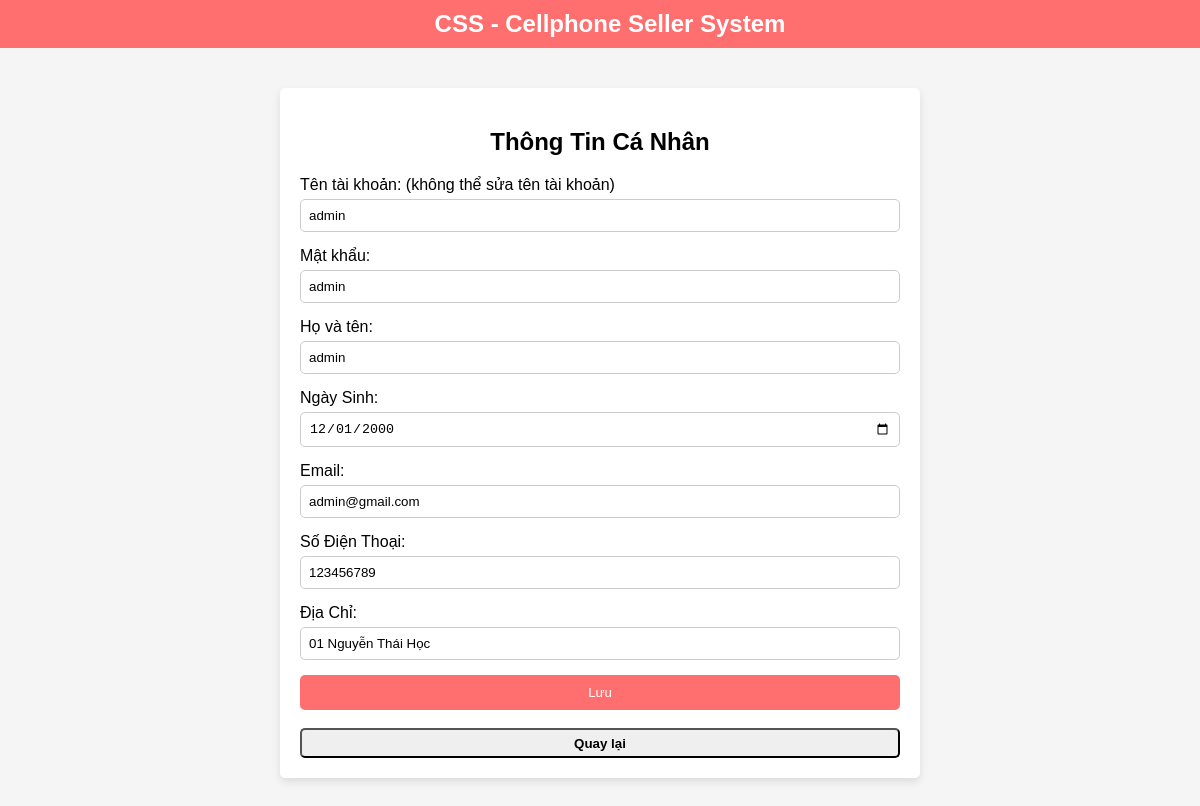
The app's page /B2/thongtinuser.php (signed in) with its own data.
### tables this page shows
CREATE TABLE IF NOT EXISTS `user` (
  `ID` int NOT NULL AUTO_INCREMENT,
  `username` varchar(50) DEFAULT NULL,
  `password` varchar(255) DEFAULT NULL,
  `fullname` varchar(100) DEFAULT NULL,
  `birthday` date DEFAULT NULL,
  `email` varchar(255) DEFAULT NULL,
  `sdt` int DEFAULT NULL,
  `address` varchar(255) DEFAULT NULL,
  PRIMARY KEY (`ID`),
  UNIQUE KEY `username` (`username`)
);

### backend/update_user.php (called while the page is built, shortened)
<?php
$conn = connect_db();
$user_id = $_SESSION['login_username'];
$query = "SELECT * FROM user WHERE username = ?";
$stmt = $conn->prepare($query);
$stmt->bind_param("s", $user_id);
$stmt->execute();
$result = $stmt->get_result();
$user = $result->fetch_assoc();
?>

### B2/thongtinuser.php (the view, shortened to what this page needs)
<?php
include '../backend/update_user.php';
?>
<!DOCTYPE html>
<html lang="vi">
<head>
    <link rel="stylesheet" href="https://cdnjs.cloudflare.com/ajax/libs/font-awesome/6.0.0-beta3/css/all.min.css">
</head>
<body>
    <div class="header">
        <div class="logo" style="margin-left: 20px;">CSS - Cellphone Seller System</div>
    </div>
    <div class="container">
        <h2>Thông Tin Cá Nhân</h2>
        <form method="POST">
            <div class="form-group">
                <label for="username">Tên tài khoản: (không thể sửa tên tài khoản)</label>
                <input type="text" id="username" name="username" value="<?= htmlspecialchars($user['username'] ?? '') ?>" readonly>
            </div>
            <div class="form-group">
                <label for="password">Mật khẩu:</label>
                <input type="text" id="password" name="password" value="<?= htmlspecialchars($user['password'] ?? '') ?>">
            </div>
            <div class="form-group">
                <label for="fullname">Họ và tên:</label>
                <input type="text" id="fullname" name="fullname" value="<?= htmlspecialchars($user['fullname'] ?? '') ?>">
            </div>
            <div class="form-group">
                <label for="birthday">Ngày Sinh:</label>
                <input type="date" id="birthday" name="birthday" value="<?= htmlspecialchars($user['birthday'] ?? '') ?>">
            </div>
            <div class="form-group">
                <label for="email">Email:</label>
                <input type="email" id="email" name="email" value="<?= htmlspecialchars($user['email'] ?? '') ?>">
            </div>
            <div class="form-group">
                <label for="sdt">Số Điện Thoại:</label>
                <input type="text" id="sdt" name="sdt" value="<?= htmlspecialchars($user['sdt'] ?? '') ?>">
            </div>
            <div class="form-group">
                <label for="address">Địa Chỉ:</label>
                <input type="text" id="address" name="address" value="<?= htmlspecialchars($user['address'] ?? '') ?>">
            </div>
            <button class="save-btn" type="submit" name="save-btn">Lưu</button>
        </form>
        <button id="btn-back"><a href="../test.php">Quay lại</a></button>
</body>
</html>

### B2/thongtinuser.php (style rules this page uses)
body { font-family: Arial, sans-serif; background-color: #f5f5f5; margin: 0; padding: 0; }
.header { background-color: #ff6f6f; padding: 10px; display: flex; justify-content: center; align-items: center; color: white; }
.header .logo { font-size: 24px; font-weight: bold; }
.container { padding: 20px; max-width: 600px; margin: 40px auto; background-color: white; border-radius: 5px; box-shadow: 0 4px 8px rgba(0, 0, 0, 0.1); }
.container h2 { text-align: center; margin-bottom: 20px; }
.form-group { margin-bottom: 15px; }
.form-group label { display: block; margin-bottom: 5px; }
.form-group input, .form-group select { width: 100%; padding: 8px; box-sizing: border-box; border: 1px solid #ccc; border-radius: 5px; }
.save-btn { display: block; width: 100%; padding: 10px; background-color: #ff6f6f; color: white; text-align: center; border: none; border-radius: 5px; cursor: pointer; }
#btn-back > a { text-decoration: none; color: black; font-weight: bold; }
#btn-back { width: 600px; height: 30px; padding: 0; cursor: pointer; border-radius: 5px; }

### records on screen
user: username "admin", password "admin", fullname "admin", birthday "12/01/2000", email "admin@gmail.com", sdt "123456789", address "01 Nguyễn Thái Học"
